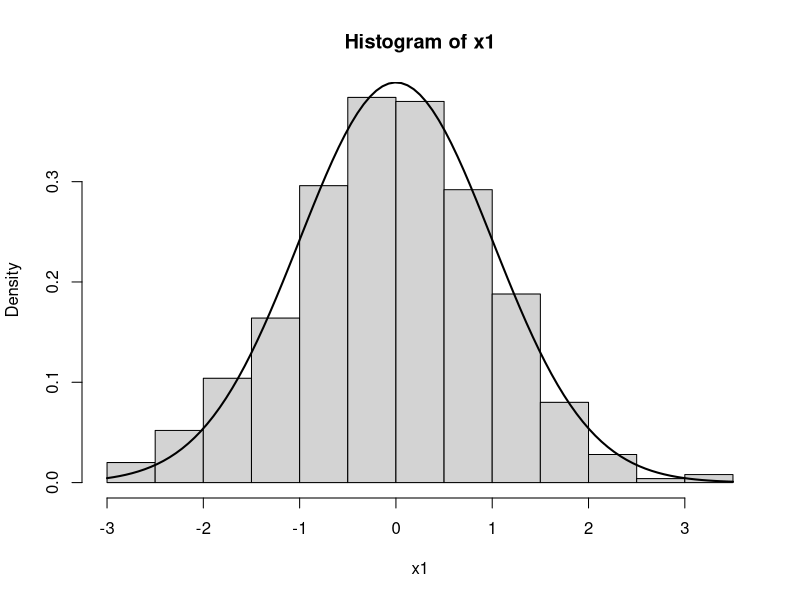

This figure's R source:
#Задача 34. Генерирайте 500 случайни числа от нормално разпределение с параметри
#𝜇 = 0, 𝜎 = 1. Начертайте хистограма на генерираните числа и на същата картинка добавете
#графика на плътността на случайна величина 𝑋 ∼ 𝒩 (𝜇 = 0, 𝜎 = 1). Повторете същото с
#5000 случайни числа.

x1 <-rnorm(500,0,1)
hist(x1,probability=T)
curve(dnorm(x,0,1),add=T,lwd=2)
